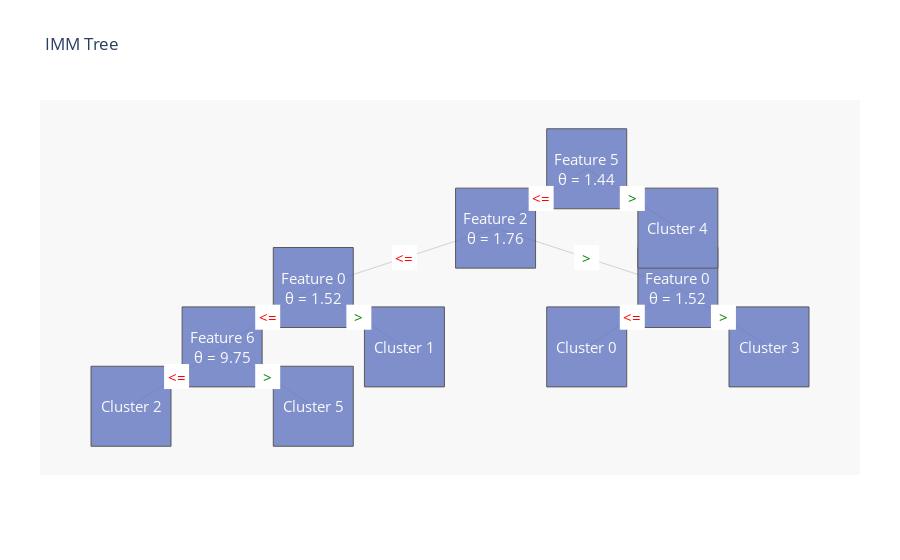

Here is the notebook cell this chart was saved with:
### Code cell
#initialize with n clusters
imm = Extractor.imm(exact_cluster_to_search)
imm.fit(X_train)
imm.drawTree()

Y_pred_1=imm.predict_on_more_data(X_test)

print('rand_score is: ',metrics.rand_score(Y_test,Y_pred_1),' , ARI score is : ',metrics.adjusted_rand_score(Y_test,Y_pred_1),' , AMI score is: ',metrics.adjusted_mutual_info_score(Y_test,Y_pred_1),' , silhoutte score is: ',metrics.silhouette_score(X_test,Y_pred_1))

### Figure 1 — Plotly figure (JSON) as saved in the notebook; plotly's stock layout.template omitted (floating-point values rounded to 4 significant figures)
{"data": [{"hoverinfo": "none", "line": {"color": "rgb(210,210,210)", "width": 1}, "mode": "lines", "type": "scatter", "x": [0, -0.5, null, 0, 0.5, null, -0.5, -1.5, null, -0.5, 0.5, null, -1.5, -2, null, -1.5, -1, null, -2, -2.5, null, -2, -1.5, null, 0.5, 0, null, 0.5, 1, null], "y": [8, 7, null, 8, 7, null, 7, 6, null, 7, 6, null, 6, 5, null, 6, 5, null, 5, 4, null, 5, 4, null, 6, 5, null, 6, 5, null]}, {"hoverinfo": "none", "marker": {"color": "#6175c1", "line": {"color": "rgb(50,50,50)", "width": 1}, "size": 80, "symbol": "square"}, "mode": "markers", "name": "bla", "opacity": 0.8, "text": ["Feature 5<br>θ = 1.44", "Feature 2<br>θ = 1.76", "Feature 0<br>θ = 1.52", "Feature 6<br>θ = 9.75", "Cluster 2", "Cluster 5", "Cluster 1", "Feature 0<br>θ = 1.52", "Cluster 0", "Cluster 3", "Cluster 4"], "type": "scatter", "x": [0, -0.5, -1.5, -2, -2.5, -1.5, -1, 0.5, 0, 1, 0.5], "y": [8, 7, 6, 5, 4, 4, 5, 6, 5, 5, 7]}, {"hoverinfo": "none", "marker": {"color": "#FFFFFF", "line": {"color": "rgb(250,250,250)", "width": 0}, "size": 25, "symbol": "square"}, "mode": "markers", "name": "bla", "opacity": 1, "type": "scatter", "x": [-0.25, 0.25, -1, 0, -1.75, -1.25, -2.25, -1.75, 0.25, 0.75], "y": [7.5, 7.5, 6.5, 6.5, 5.5, 5.5, 4.5, 4.5, 5.5, 5.5]}], "layout": {"annotations": [{"font": {"color": "rgb(250,250,250)", "size": 15}, "showarrow": false, "text": "Feature 5<br>θ = 1.44", "x": 0, "xref": "x", "y": 8, "yref": "y"}, {"font": {"color": "rgb(250,250,250)", "size": 15}, "showarrow": false, "text": "Feature 2<br>θ = 1.76", "x": -0.5, "xref": "x", "y": 7, "yref": "y"}, {"font": {"color": "rgb(250,250,250)", "size": 15}, "showarrow": false, "text": "Feature 0<br>θ = 1.52", "x": -1.5, "xref": "x", "y": 6, "yref": "y"}, {"font": {"color": "rgb(250,250,250)", "size": 15}, "showarrow": false, "text": "Feature 6<br>θ = 9.75", "x": -2, "xref": "x", "y": 5, "yref": "y"}, {"font": {"color": "rgb(250,250,250)", "size": 15}, "showarrow": false, "text": "Cluster 2", "x": -2.5, "xref": "x", "y": 4, "yref": "y"}, {"font": {"color": "rgb(250,250,250)", "size": 15}, "showarrow": false, "text": "Cluster 5", "x": -1.5, "xref": "x", "y": 4, "yref": "y"}, {"font": {"color": "rgb(250,250,250)", "size": 15}, "showarrow": false, "text": "Cluster 1", "x": -1, "xref": "x", "y": 5, "yref": "y"}, {"font": {"color": "rgb(250,250,250)", "size": 15}, "showarrow": false, "text": "Feature 0<br>θ = 1.52", "x": 0.5, "xref": "x", "y": 6, "yref": "y"}, {"font": {"color": "rgb(250,250,250)", "size": 15}, "showarrow": false, "text": "Cluster 0", "x": 0, "xref": "x", "y": 5, "yref": "y"}, {"font": {"color": "rgb(250,250,250)", "size": 15}, "showarrow": false, "text": "Cluster 3", "x": 1, "xref": "x", "y": 5, "yref": "y"}, {"font": {"color": "rgb(250,250,250)", "size": 15}, "showarrow": false, "text": "Cluster 4", "x": 0.5, "xref": "x", "y": 7, "yref": "y"}, {"font": {"color": "rgb(255,0,0)", "size": 15}, "showarrow": false, "text": "<=", "x": -0.25, "xref": "x", "y": 7.5, "yref": "y"}, {"font": {"color": "rgb(0,128,0)", "size": 15}, "showarrow": false, "text": ">", "x": 0.25, "xref": "x", "y": 7.5, "yref": "y"}, {"font": {"color": "rgb(255,0,0)", "size": 15}, "showarrow": false, "text": "<=", "x": -1, "xref": "x", "y": 6.5, "yref": "y"}, {"font": {"color": "rgb(0,128,0)", "size": 15}, "showarrow": false, "text": ">", "x": 0, "xref": "x", "y": 6.5, "yref": "y"}, {"font": {"color": "rgb(255,0,0)", "size": 15}, "showarrow": false, "text": "<=", "x": -1.75, "xref": "x", "y": 5.5, "yref": "y"}, {"font": {"color": "rgb(0,128,0)", "size": 15}, "showarrow": false, "text": ">", "x": -1.25, "xref": "x", "y": 5.5, "yref": "y"}, {"font": {"color": "rgb(255,0,0)", "size": 15}, "showarrow": false, "text": "<=", "x": -2.25, "xref": "x", "y": 4.5, "yref": "y"}, {"font": {"color": "rgb(0,128,0)", "size": 15}, "showarrow": false, "text": ">", "x": -1.75, "xref": "x", "y": 4.5, "yref": "y"}, {"font": {"color": "rgb(255,0,0)", "size": 15}, "showarrow": false, "text": "<=", "x": 0.25, "xref": "x", "y": 5.5, "yref": "y"}, {"font": {"color": "rgb(0,128,0)", "size": 15}, "showarrow": false, "text": ">", "x": 0.75, "xref": "x", "y": 5.5, "yref": "y"}], "font": {"size": 12}, "hovermode": "closest", "margin": {"b": 85, "l": 40, "r": 40, "t": 100}, "plot_bgcolor": "rgb(248,248,248)", "showlegend": false, "title": {"text": "IMM Tree"}, "uniformtext": {"minsize": 8}, "xaxis": {"showgrid": false, "showline": false, "showticklabels": false, "zeroline": false}, "yaxis": {"showgrid": false, "showline": false, "showticklabels": false, "zeroline": false}}}
